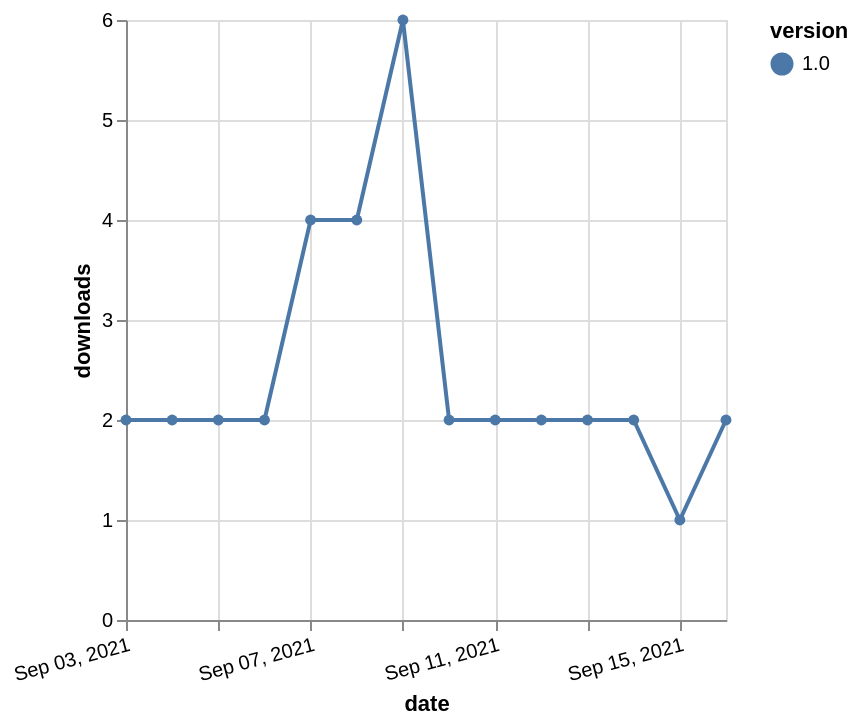

The Vega-Lite source for this figure:
### Vega-Lite specification from a JSON file in a GitHub repository (floating-point values rounded to 4 significant figures)
{"$schema": "https://vega.github.io/schema/vega-lite/v5.json", "description": "A simple bar chart with embedded data.", "data": {"values": [{"date": "2021-09-03", "total": 2665, "delta": 2, "version": "1.0"}, {"date": "2021-09-04", "total": 2667, "delta": 2, "version": "1.0"}, {"date": "2021-09-05", "total": 2669, "delta": 2, "version": "1.0"}, {"date": "2021-09-06", "total": 2671, "delta": 2, "version": "1.0"}, {"date": "2021-09-07", "total": 2675, "delta": 4, "version": "1.0"}, {"date": "2021-09-08", "total": 2679, "delta": 4, "version": "1.0"}, {"date": "2021-09-09", "total": 2685, "delta": 6, "version": "1.0"}, {"date": "2021-09-10", "total": 2687, "delta": 2, "version": "1.0"}, {"date": "2021-09-11", "total": 2689, "delta": 2, "version": "1.0"}, {"date": "2021-09-12", "total": 2691, "delta": 2, "version": "1.0"}, {"date": "2021-09-13", "total": 2693, "delta": 2, "version": "1.0"}, {"date": "2021-09-14", "total": 2695, "delta": 2, "version": "1.0"}, {"date": "2021-09-15", "total": 2696, "delta": 1, "version": "1.0"}, {"date": "2021-09-16", "total": 2698, "delta": 2, "version": "1.0"}]}, "width": "container", "mark": {"type": "line", "point": {"filled": true}}, "encoding": {"x": {"field": "date", "type": "temporal", "timeUnit": "yearmonthdate", "title": "date", "axis": {"labelAngle": -15}}, "y": {"field": "delta", "type": "quantitative", "title": "downloads"}, "color": {"field": "version", "type": "nominal"}, "tooltip": {"field": "delta"}}}
